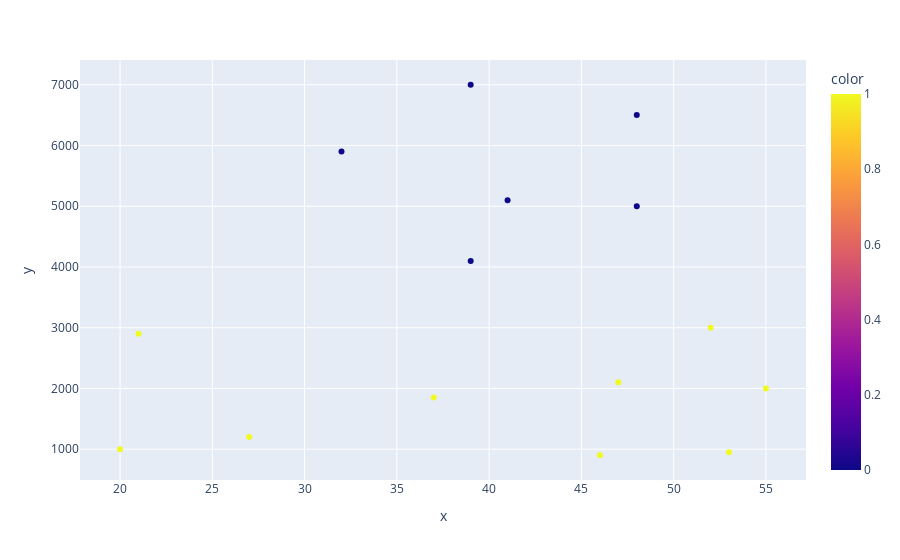

Notebook source saved alongside this figure:
### Code cell
fig_results = px.scatter(x=data[:,0], y=data[:,1], color=labels)
fig_results.show()

### Figure 1 — Plotly figure (JSON) as saved in the notebook; plotly's stock layout.template omitted (floating-point values rounded to 4 significant figures)
{"data": [{"hovertemplate": "x=%{x}<br>y=%{y}<br>color=%{marker.color}<extra></extra>", "legendgroup": "", "marker": {"color": [1, 1, 1, 1, 1, 1, 1, 1, 1, 0, 0, 0, 0, 0, 0], "coloraxis": "coloraxis", "symbol": "circle"}, "mode": "markers", "name": "", "orientation": "v", "showlegend": false, "type": "scatter", "x": [20, 27, 21, 37, 46, 53, 55, 47, 52, 32, 39, 41, 39, 48, 48], "xaxis": "x", "y": [1000, 1200, 2900, 1850, 900, 950, 2000, 2100, 3000, 5900, 4100, 5100, 7000, 5000, 6500], "yaxis": "y"}], "layout": {"coloraxis": {"colorbar": {"title": {"text": "color"}}, "colorscale": [[0, "#0d0887"], [0.1111, "#46039f"], [0.2222, "#7201a8"], [0.3333, "#9c179e"], [0.4444, "#bd3786"], [0.5556, "#d8576b"], [0.6667, "#ed7953"], [0.7778, "#fb9f3a"], [0.8889, "#fdca26"], [1, "#f0f921"]]}, "legend": {"tracegroupgap": 0}, "margin": {"t": 60}, "xaxis": {"anchor": "y", "domain": [0, 1], "title": {"text": "x"}}, "yaxis": {"anchor": "x", "domain": [0, 1], "title": {"text": "y"}}}}
